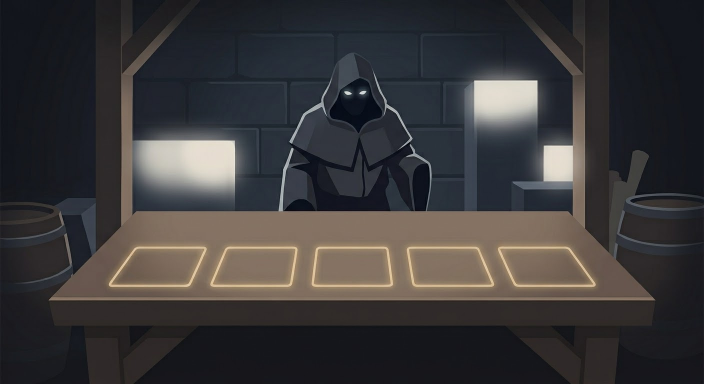
#> input picture assets/shop-keeper.jpg, 1408 x 768 px, given in place of 18.jpg, which was not available (shown at 1/2 size)
$ python prep-map-art.py
#> lines starting #> are read from the running program, lines starting #| are printed output that depends on the picture; pictures that were not available may be replaced by others from this repository, and a replacement may not be noted
#!/usr/bin/env python3
"""Crop watermarks, key the node ring, write map paintings into assets/."""

from pathlib import Path
from PIL import Image

SRC = Path('/home/ash/.grok/sessions/%2Fhome%2Fash%2FDocuments%2FChess/01a0137c-2ab5-77c3-8878-8f15b131d2f5/images')
OUT = Path('/home/ash/Documents/Chess/assets')


def cover_watermark(im):
    im = im.convert('RGB')
    w, h = im.size
    # Sample parchment from just inside the bottom-left of the frame.
    sample = im.getpixel((int(w * 0.12), int(h * 0.94)))
    px = im.load()
    x0, y0 = int(w * 0.78), int(h * 0.93)
    for y in range(y0, h):
        for x in range(x0, w):
            px[x, y] = sample
    return im


def key_green(im):
    im = im.convert('RGBA')
    px = im.load()
    w, h = im.size
    for y in range(h):
        for x in range(w):
            r, g, b, a = px[x, y]
            if g > 140 and g > r * 1.15 and g > b * 1.05:
                px[x, y] = (r, g, b, 0)
            else:
                lime = max(0.0, min(1.0, (g - max(r, b)) / 80.0))
                px[x, y] = (r, g, b, int(a * (1.0 - lime * 0.85)))
    return im


def fit_square(im, size=256):
    bbox = im.getbbox()
    cropped = im.crop(bbox)
    pad = int(size * 0.04)
    inner = size - pad * 2
    w, h = cropped.size
    scale = min(inner / w, inner / h)
    nw, nh = max(1, int(w * scale)), max(1, int(h * scale))
    cropped = cropped.resize((nw, nh), Image.Resampling.LANCZOS)
    canvas = Image.new('RGBA', (size, size), (0, 0, 0, 0))
    canvas.paste(cropped, ((size - nw) // 2, (size - nh) // 2), cropped)
    return canvas


def main():
    OUT.mkdir(exist_ok=True)
    mapping = {
        '18.jpg': 'map-act1.png',
        '22.jpg': 'map-act2.png',
        '21.jpg': 'map-act3.png',
    }
    for src, dest in mapping.items():
        im = cover_watermark(Image.open(SRC / src))
#> in cover_watermark, im is the input picture: PIL image 1408x768 RGB; mean R, G, B 58.7, 56.6, 57.4
#> in cover_watermark, `sample = im.getpixel((int(w * 0.12), int(h * 0.94)))`: sample = (21, 25, 28)
        # Keep enough resolution for a tall stage without huge files.
        w, h = im.size
#> w = 1408; h = 768
        if w > 900:
            im = im.resize((900, int(h * 900 / w)), Image.Resampling.LANCZOS)
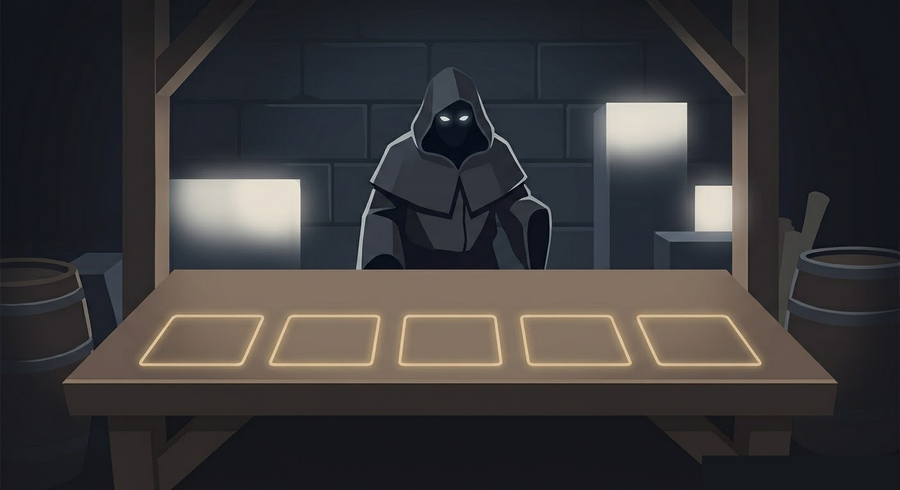
#> im: PIL image 900x490 RGB; mean R, G, B 58.5, 56.5, 57.3
        im.save(OUT / dest, quality=90)
        print('wrote', dest, im.size)
#| wrote map-act1.png (900, 490)
#> pass 2 of the loop in main, `for src, dest in mapping.items():`:
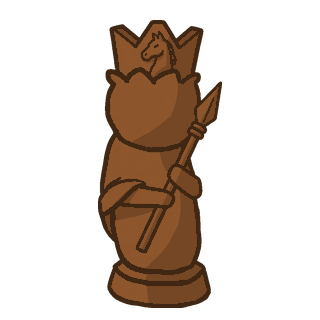
#> input picture assets/amazon-black.png, 320 x 320 px, given in place of 22.jpg, which was not available
#> in cover_watermark (call 2), `im = im.convert('RGB')`:
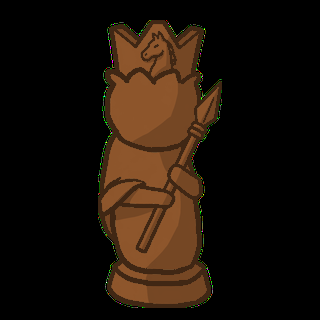
#> im: PIL image 320x320 RGB; mean R, G, B 29.6, 18.5, 9.3
#> sample = (0, 0, 0)
#| wrote map-act2.png (320, 320)

#> (the run stopped early here; a loop or call above may not have finished)
